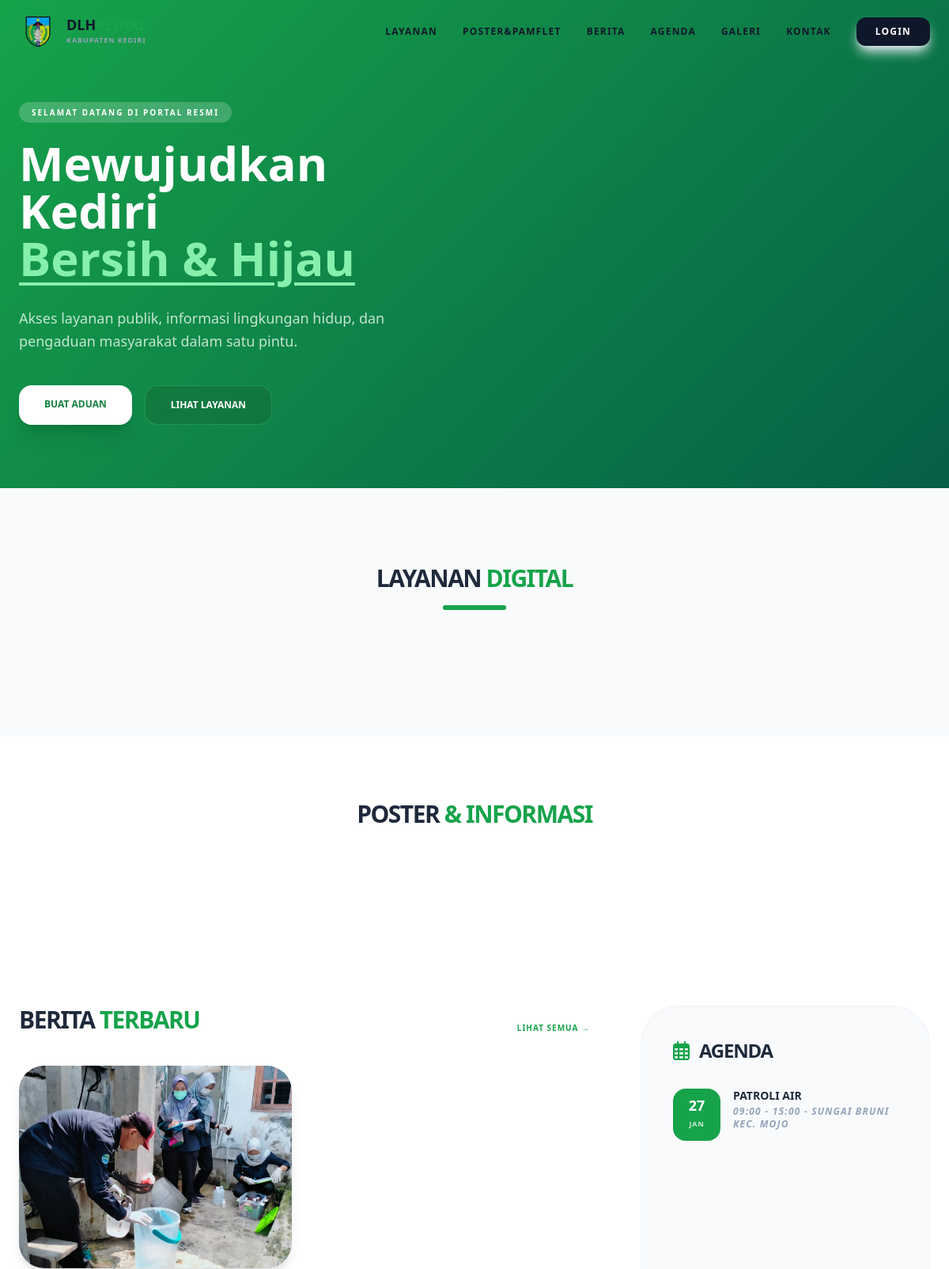
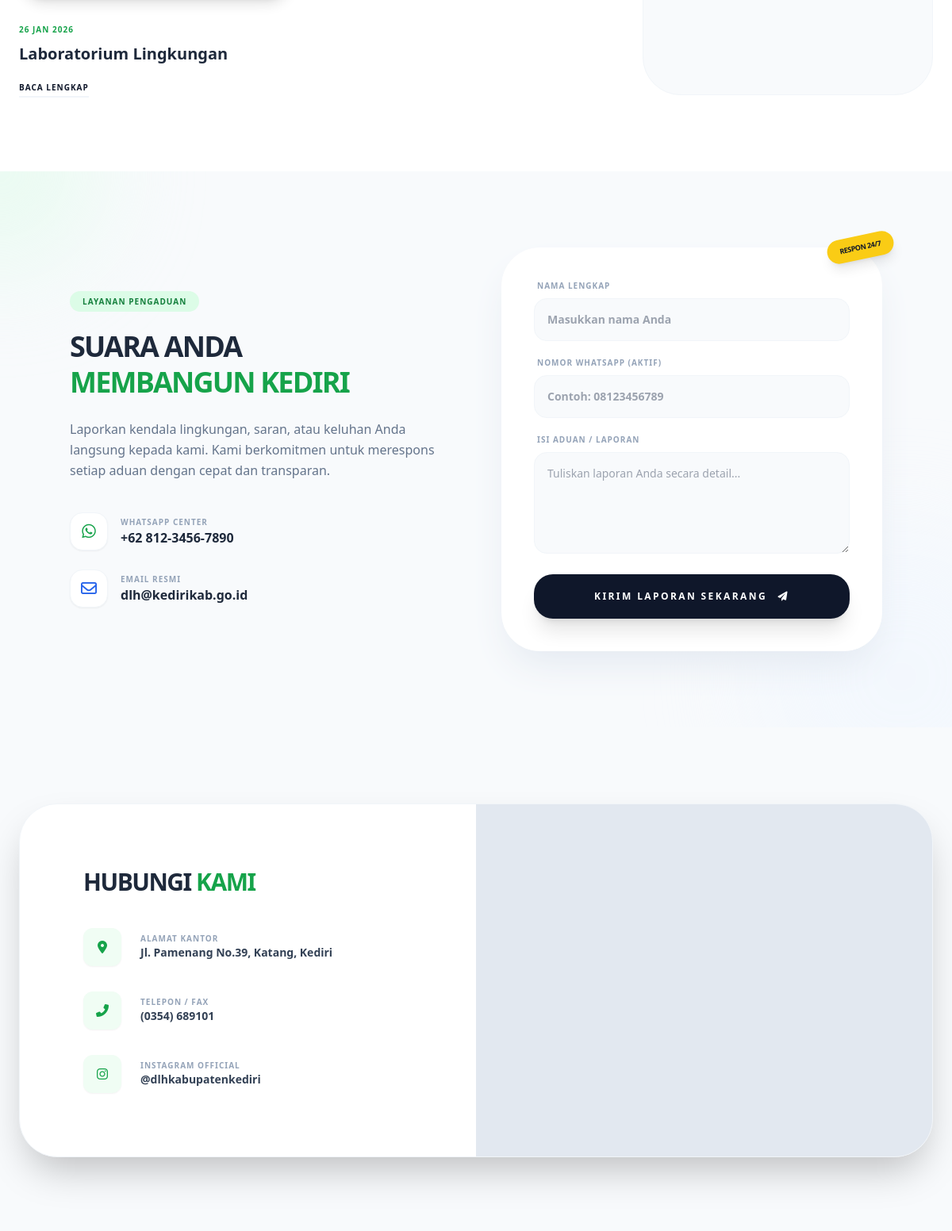
The app's page /home.php (upper part) with its own data (2 pictures, top to bottom).
### tables this page shows
CREATE TABLE `konten` (
  `id` int(11) NOT NULL,
  `judul` varchar(255) NOT NULL,
  `isi` text NOT NULL,
  `kategori` enum('berita','pengumuman') NOT NULL,
  `tanggal` timestamp NOT NULL DEFAULT current_timestamp(),
  `gambar` varchar(255) DEFAULT 'news_default.jpg'
);

CREATE TABLE `agenda` (
  `id` int(11) NOT NULL,
  `judul` varchar(255) NOT NULL,
  `deskripsi` text DEFAULT NULL,
  `tanggal` date DEFAULT NULL,
  `jam` varchar(50) DEFAULT NULL,
  `lokasi` varchar(255) DEFAULT NULL,
  `google_maps_url` text DEFAULT NULL,
  `gambar_agenda` varchar(255) DEFAULT 'default_agenda.jpg',
  `tgl_dibuat` timestamp NOT NULL DEFAULT current_timestamp()
);

### home.php (the view, shortened to what this page needs)
<?php include 'db_config.php';
 ?>
<!DOCTYPE html>
<html lang="id" class="scroll-smooth">
<head>
    <script src="https://cdn.tailwindcss.com"></script>
    <link href="https://cdnjs.cloudflare.com/ajax/libs/font-awesome/6.0.0/css/all.min.css" rel="stylesheet">
</head>
<body class="bg-slate-50 font-sans text-slate-900">
    <nav class="glass-nav fixed w-full z-50 top-0 transition-all duration-300">
        <div class="max-w-7xl mx-auto px-6 h-20 flex justify-between items-center">
            <div class="flex items-center gap-3">
                <img src="logo-dlh.png" class="h-12 w-auto object-contain">
                <div class="hidden md:block">
                    <h1 class="font-black text-lg leading-none">DLH<span class="text-green-600">KEDIRI</span></h1>
                    <p class="text-[9px] font-bold text-slate-400 uppercase tracking-widest mt-1">Kabupaten Kediri</p>
                </div>
            </div>
            <div class="hidden lg:flex items-center gap-8">
                <a href="#layanan" class="text-xs font-bold uppercase tracking-widest hover:text-green-600">Layanan</a>
                <a href="#poster&pamflet" class="text-xs font-bold uppercase tracking-widest hover:text-green-600">poster&pamflet</a>
                <a href="#berita" class="text-xs font-bold uppercase tracking-widest hover:text-green-600">Berita</a>
                <a href="#agenda" class="text-xs font-bold uppercase tracking-widest hover:text-green-600">Agenda</a>
                <a href="galeri.php" class="text-xs font-bold uppercase tracking-widest hover:text-green-600">Galeri</a>
                <a href="#kontak" class="text-xs font-bold uppercase tracking-widest hover:text-green-600">Kontak</a>
                <a href="login.php" class="bg-slate-900 text-white px-6 py-2.5 rounded-xl text-xs font-black hover:bg-green-600 transition shadow-lg shadow-slate-200 uppercase tracking-widest">Login</a>
            </div>
        </div>
    </nav>
    <header class="pt-32 pb-20 px-6 hero-gradient relative overflow-hidden">
        <div class="max-w-7xl mx-auto flex flex-col lg:flex-row items-center gap-12 relative z-10">
            <div class="flex-1 text-center lg:text-left">
                <span class="bg-white/20 text-white px-4 py-1.5 rounded-full text-[10px] font-black uppercase tracking-[0.2em]">Selamat Datang di Portal Resmi</span>
                <h1 class="text-4xl md:text-6xl font-black text-white mt-6 leading-[1.1]">Mewujudkan Kediri <br><span class="text-green-300 underline decoration-4 underline-offset-8">Bersih & Hijau</span></h1>
                <p class="text-green-50/80 mt-8 text-lg leading-relaxed max-w-xl">Akses layanan publik, informasi lingkungan hidup, dan pengaduan masyarakat dalam satu pintu.</p>
                <div class="mt-10 flex flex-wrap justify-center lg:justify-start gap-4">
                    <a href="#aduan" class="bg-white text-green-700 px-8 py-4 rounded-2xl font-black uppercase text-xs shadow-xl hover:scale-105 transition">Buat Aduan</a>
                    <a href="#layanan" class="bg-green-800/40 text-white border border-green-400/30 px-8 py-4 rounded-2xl font-black uppercase text-xs hover:bg-green-800 transition">Lihat Layanan</a>
                </div>
            </div>
        </div>
    </header>
    <section id="layanan" class="py-24 px-6 max-w-7xl mx-auto">
    <div class="text-center mb-16">
        <h2 class="text-3xl font-black text-slate-800 uppercase tracking-tighter">Layanan <span class="text-green-600">Digital</span></h2>
        <div class="h-1.5 w-20 bg-green-600 mx-auto mt-4 rounded-full"></div>
    </div>
</section>
<section id="poster&pamflet" class="py-20 bg-white">
    <div class="max-w-7xl mx-auto px-6 text-center mb-12">
        <h2 class="text-3xl font-black text-slate-800 uppercase tracking-tighter">Poster <span class="text-green-600">& Informasi</span></h2>
    </div>
</section>
    <section id="berita" class="py-24 bg-white px-6">
        <div class="max-w-7xl mx-auto flex flex-col lg:flex-row gap-16">
            <div class="lg:w-2/3">
                <div class="flex justify-between items-end mb-10">
                    <h2 class="text-3xl font-black text-slate-800 uppercase tracking-tighter">Berita <span class="text-green-600">Terbaru</span></h2>
                    <a href="#" class="text-[10px] font-black uppercase text-green-600 tracking-widest">Lihat Semua &rarr;</a>
                </div>
                <div class="grid grid-cols-1 md:grid-cols-2 gap-8">
                    <?php
                    $berita = $conn->query("SELECT * FROM konten LIMIT 2");
                    while($b = $berita->fetch_assoc()): ?>
                    <div class="group cursor-pointer">
                        <div class="rounded-[2rem] overflow-hidden h-64 mb-6 shadow-lg">
                            <img src="uploads/<?= $b['gambar'] ?>" class="w-full h-full object-cover group-hover:scale-110 transition duration-500">
                        </div>
                        <span class="text-[10px] font-black text-green-600 uppercase tracking-widest"><?= date('d M Y', strtotime($b['tanggal'])) ?></span>
                        <h3 class="font-black text-xl text-slate-800 mt-2 mb-4 group-hover:text-green-600 transition leading-tight"><?= $b['judul'] ?></h3>
                        <a href="detail.php?id=<?= $b['id'] ?>" class="text-[10px] font-black uppercase tracking-widest pb-1 border-b-2 border-slate-100 group-hover:border-green-600 transition">Baca Lengkap</a>
                    </div>
                    <?php endwhile; ?>
                </div>
            </div>
            <div id="agenda" class="lg:w-1/3 bg-slate-50 p-10 rounded-[3rem] border border-slate-100">
    <h2 class="text-2xl font-black text-slate-800 uppercase tracking-tighter mb-8">
        <i class="far fa-calendar-alt text-green-600 mr-2"></i> Agenda
    </h2>
    <div class="space-y-6">
        <?php
        $query_agenda = $conn->query("SELECT * FROM agenda ORDER BY tanggal ASC LIMIT 3");
        if ($query_agenda->num_rows > 0) {
            while($a = $query_agenda->fetch_assoc()):
        ?>
            <a href="detail_agenda.php?id=<?= $a['id'] ?>" class="flex gap-4 items-start group">
                <div class="bg-green-600 text-white p-3 rounded-2xl text-center min-w-[60px]">
                    <span class="block text-lg font-black leading-none"><?= date('d', strtotime($a['tanggal'])) ?></span>
                    <span class="text-[9px] font-bold uppercase tracking-widest opacity-80"><?= date('M', strtotime($a['tanggal'])) ?></span>
                </div>
                <div>
                    <h4 class="font-black text-slate-800 text-sm leading-tight uppercase group-hover:text-green-600 transition"><?= $a['judul'] ?></h4>
                    <p class="text-xs text-slate-400 mt-1 font-bold italic uppercase tracking-widest"><?= $a['jam'] ?> - <?= $a['lokasi'] ?></p>
                </div>
            </a>
        <?php
            endwhile;
        } else {
            echo "<p class='text-xs text-slate-400 italic font-bold uppercase tracking-widest'>Belum ada agenda terdekat.</p>";
        }
        ?>
    </div>
</div>
                    </div>
    </section>
    <section id="aduan" class="py-24 px-6 relative overflow-hidden bg-slate-50">
    <div class="absolute top-0 left-0 w-64 h-64 bg-green-100 rounded-full blur-3xl opacity-50 -translate-x-1/2 -translate-y-1/2"></div>
    <div class="max-w-5xl mx-auto relative z-10">
        <div class="grid grid-cols-1 lg:grid-cols-2 gap-16 items-center">
            <div>
                <span class="bg-green-100 text-green-700 px-4 py-1.5 rounded-full text-[10px] font-black uppercase tracking-widest">
                    Layanan Pengaduan
                </span>
                <h2 class="text-4xl font-black text-slate-800 uppercase tracking-tighter mt-6 leading-tight">
                    Suara Anda <br><span class="text-green-600">Membangun Kediri</span>
                </h2>
                <p class="text-slate-500 mt-6 leading-relaxed font-medium">
                    Laporkan kendala lingkungan, saran, atau keluhan Anda langsung kepada kami. Kami berkomitmen untuk merespons setiap aduan dengan cepat dan transparan.
                </p>
                <div class="mt-10 space-y-6">
                    <div class="flex items-center gap-4">
                        <div class="w-12 h-12 bg-white shadow-sm border border-slate-100 rounded-2xl flex items-center justify-center text-green-600">
                            <i class="fab fa-whatsapp text-xl"></i>
                        </div>
                        <div>
                            <p class="text-[10px] font-black text-slate-400 uppercase tracking-widest">WhatsApp Center</p>
                            <p class="font-bold text-slate-800">+62 812-3456-7890</p>
                        </div>
                    </div>
                    <div class="flex items-center gap-4">
                        <div class="w-12 h-12 bg-white shadow-sm border border-slate-100 rounded-2xl flex items-center justify-center text-blue-600">
                            <i class="far fa-envelope text-xl"></i>
                        </div>
                        <div>
                            <p class="text-[10px] font-black text-slate-400 uppercase tracking-widest">Email Resmi</p>
                            <p class="font-bold text-slate-800">dlh@kedirikab.go.id</p>
                        </div>
                    </div>
                </div>
            </div>
            <div class="bg-white p-8 md:p-10 rounded-[3rem] shadow-2xl shadow-slate-200 border border-white relative">
                <form action="" method="POST" class="space-y-5">
                    <div>
                        <label class="text-[10px] font-black text-slate-400 uppercase tracking-widest ml-1 mb-2 block">Nama Lengkap</label>
                        <input type="text" name="nama_pelapor" required
                            class="w-full bg-slate-50 border border-slate-100 rounded-2xl p-4 text-sm font-bold focus:ring-2 focus:ring-green-500 outline-none transition-all"
                            placeholder="Masukkan nama Anda">
                    </div>
                    <div>
                        <label class="text-[10px] font-black text-slate-400 uppercase tracking-widest ml-1 mb-2 block">Nomor WhatsApp (Aktif)</label>
                        <input type="tel" name="no_wa" required
                            class="w-full bg-slate-50 border border-slate-100 rounded-2xl p-4 text-sm font-bold focus:ring-2 focus:ring-green-500 outline-none transition-all"
                            placeholder="Contoh: 08123456789">
                    </div>
                    <div>
                        <label class="text-[10px] font-black text-slate-400 uppercase tracking-widest ml-1 mb-2 block">Isi Aduan / Laporan</label>
                        <textarea name="isi_aduan" required
                            class="w-full bg-slate-50 border border-slate-100 rounded-2xl p-4 text-sm font-medium h-32 focus:ring-2 focus:ring-green-500 outline-none transition-all"
                            placeholder="Tuliskan laporan Anda secara detail..."></textarea>
                    </div>
                    <button type="submit" name="kirim_aduan"
                        class="w-full bg-slate-900 text-white py-5 rounded-[1.5rem] font-black uppercase text-xs tracking-[0.2em] shadow-xl hover:bg-green-600 hover:-translate-y-1 transition-all duration-300">
                        Kirim Laporan Sekarang <i class="fas fa-paper-plane ml-2"></i>
                    </button>
                </form>
                <div class="absolute -top-4 -right-4 bg-yellow-400 text-slate-900 px-4 py-2 rounded-2xl text-[9px] font-black uppercase tracking-tighter shadow-lg -rotate-12">
                    Respon 24/7
                </div>
            </div>
        </div>
    </div>
</section>
    <section id="kontak" class="py-24 px-6 max-w-7xl mx-auto">
        <div class="bg-white rounded-[3rem] shadow-2xl overflow-hidden flex flex-col lg:flex-row border border-slate-100">
            <div class="lg:w-1/2 p-12 lg:p-20">
                <h2 class="text-3xl font-black text-slate-800 uppercase tracking-tighter mb-10">Hubungi <span class="text-green-600">Kami</span></h2>
                <div class="space-y-8">
                    <div class="flex items-center gap-6">
                        <div class="w-12 h-12 bg-green-50 rounded-xl flex items-center justify-center text-green-600 shadow-sm"><i class="fas fa-map-marker-alt"></i></div>
                        <div><p class="text-[10px] font-black text-slate-400 uppercase tracking-widest">Alamat Kantor</p><p class="text-sm font-bold text-slate-700">Jl. Pamenang No.39, Katang, Kediri</p></div>
                    </div>
                    <div class="flex items-center gap-6">
                        <div class="w-12 h-12 bg-green-50 rounded-xl flex items-center justify-center text-green-600 shadow-sm"><i class="fas fa-phone-alt"></i></div>
                        <div><p class="text-[10px] font-black text-slate-400 uppercase tracking-widest">Telepon / Fax</p><p class="text-sm font-bold text-slate-700">(0354) 689101</p></div>
                    </div>
                    <div class="flex items-center gap-6">
                        <div class="w-12 h-12 bg-green-50 rounded-xl flex items-center justify-center text-green-600 shadow-sm"><i class="fab fa-instagram"></i></div>
                        <div><p class="text-[10px] font-black text-slate-400 uppercase tracking-widest">Instagram Official</p><p class="text-sm font-bold text-slate-700">@dlhkabupatenkediri</p></div>
                    </div>
                </div>
            </div>
            <div class="lg:w-1/2 h-[400px] lg:h-auto bg-slate-200">
                <iframe class="w-full h-full" src="https://www.google.com/maps/embed?pb=!1m18!1m12!1m3!1d3952.8839077427284!2d112.04018041477755!3d-7.802111894378179!2m3!1f0!2f0!3f0!3m2!1i1024!2i768!4f13.1!3m3!1m2!1s0x2e785764c207d58f%3A0xc47b9ec9c0e0c800!2sKantor%20Dinas%20Lingkungan%20Hidup%20Kabupaten%20Kediri!5e0!3m2!1sid!2sid!4v1650000000000" style="border:0;" allowfullscreen="" loading="lazy"></iframe>
            </div>
        </div>
    </section>
</body>
</html>

### home.php (style rules this page uses)
.glass-nav { @apply bg-white/80 backdrop-blur-md border-b border-slate-100; }
.hero-gradient { background: linear-gradient(135deg, #16a34a 0%, #065f46 100%); }

### records on screen
konten: gambar (picture), tanggal "26 JAN 2026", judul "Laboratorium Lingkungan"
agenda: tanggal "27", tanggal "JAN", judul "PATROLI AIR", jam "09:00 - 15:00", lokasi "SUNGAI BRUNI KEC. MOJO"
